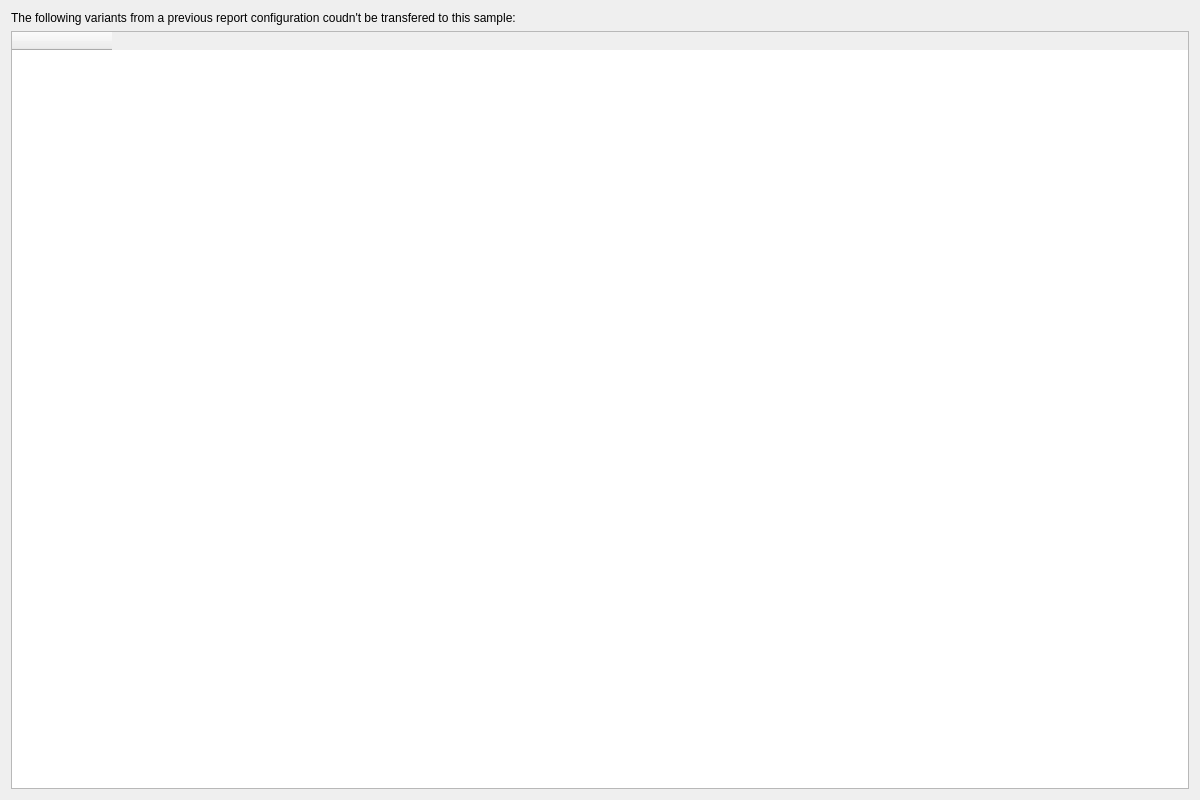
<?xml version="1.0" encoding="UTF-8"?>
<ui version="4.0">
 <class>TransferedVariantDialog</class>
 <widget class="QWidget" name="TransferredVariantDialog">
  <property name="geometry">
   <rect>
    <x>0</x>
    <y>0</y>
    <width>1200</width>
    <height>800</height>
   </rect>
  </property>
  <property name="windowTitle">
   <string>Form</string>
  </property>
  <layout class="QVBoxLayout" name="verticalLayout_2">
   <item>
    <widget class="QLabel" name="l_description">
     <property name="text">
      <string>The following variants from a previous report configuration coudn't be transfered to this sample:</string>
     </property>
    </widget>
   </item>
   <item>
    <widget class="QTableWidget" name="tw_variants">
     <column>
      <property name="text">
       <string/>
      </property>
     </column>
    </widget>
   </item>
  </layout>
 </widget>
 <resources/>
 <connections/>
</ui>
